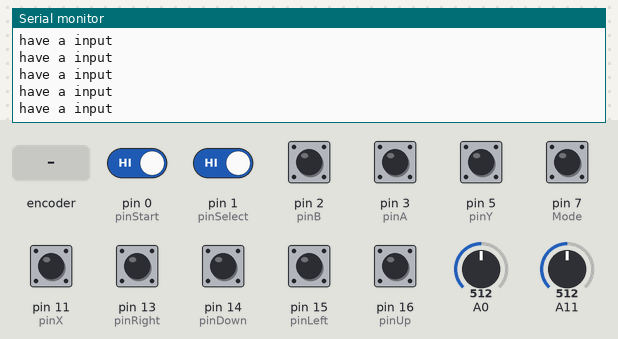
Simulated run of this sketch. Board: Arduino Leonardo, built with avr-gcc and run on an emulated ATmega32U4. Parts: the last lines printed to the serial monitor. Inputs (shaded band) come from the test bench; at power-on: pin 0 (pinStart), pin 1 (pinSelect), pin 2 (pinB), pin 3 (pinA), pin 5 (pinY), pin 7 (Mode), pin 11 (pinX), pin 13 (pinRight), pin 14 (pinDown), pin 15 (pinLeft), pin 16 (pinUp) HIGH, A0 = 512, A11 = 512. USB keyboard and mouse output is not drawn.

Above: at 1.2 s.
1.3 s: A0 set to 900
At 2.2 s:
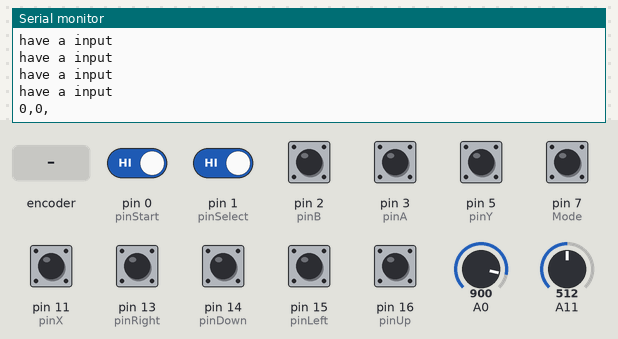
2.8 s: rotary encoder on pin 3 (pinA) / pin 2 (pinB) turned 1 step (first pin leading)
At 4.1 s:
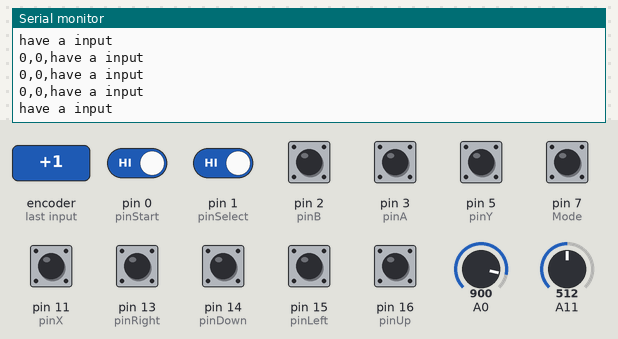
4.5 s: pin 0 (pinStart) driven LOW and pin 1 (pinSelect) driven LOW
At 6.0 s:
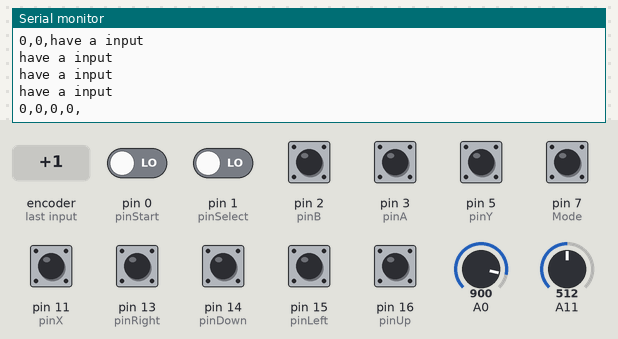

Measured:
- after the input at 1.3 s, the serial monitor: prints a new line at once (image 1)
- after the input at 2.8 s, the serial monitor: prints a new line at once (image 2)
- after the input at 4.5 s, the serial monitor: prints a new line after 0.06 s (image 3)

The sketch:

MagicKey-keyboard.ino
```cpp
/**********************************************************************
* Filename    : multi-control-keyboard.ino
* Description : SunFounder multi-control keyboard driver
* Author      : Dream
* Brand       : SunFounder
* E-mail      : service@sunfounder.com
* Website     : www.sunfounder.com
* Update      : V1.0.0    2017-3-15
*
*
* This code fits SunFounder multi-control product，which is used to simulate PC keyboard functions.
* 1.joystick is mapped to the keyboard key
*   A->left ctrl, B->left alt, X-> key Z, Y->key X，
*   SELECT->SPACE, START->ENTER
* easy-to-do DIY：
*     DEBUG    When it is 1, it will print the debugging information.
*     JOYSTICK_SENSITIVITY 100   adjust the sensitivity of joystick, ranging 0-500
*     MINTOUCH 938      sensitivity of holes(0-1023), the larger the parameter is, the more sensitive they will be.
*     In header file keymap.h, you can modify the holes' keyboard mapping
**********************************************************************/
#include "Keyboard.h"
#include "keymap.h"

#define DEBUG 0          // When it is 1, it will print the debugging information.
#define JOYSTICK_SENSITIVITY 200 // adjust the sensitivity of joystick, ranging 0-500
#define MINTOUCH 938     // sensitivity of holes(0-1023), the larger the parameter is, the more sensitive they will be.
#define Y_AXIS 1        // define axis X/Y，used in joystickHandle
#define X_AXIS 0
#define debounceDelay 20


#define AxisUp      0
#define AxisDown    1
#define AxisLeft    2
#define AxisRight   3
#define PinUp       4
#define PinDown     5
#define PinLeft     6
#define PinRight    7
#define HoleUp      8
#define HoleDown    9
#define HoleLeft    10
#define HoleRight   11
#define PinA        12
#define PinB        13
#define PinX        14
#define PinY        15
#define PinStart    16
#define PinSelect   17
#define HoleA       18
#define HoleB       19
#define HoleX       20
#define HoleY       21
#define HoleStart   22
#define HoleSelect  23

// threshold of the joystick to shift to digital value, if larger than MAX, UP input; if smaller than MAX, DOWN input.
int MAXJOYSTICK = 1023 - JOYSTICK_SENSITIVITY;
int MINJOYSTICK = 0 + JOYSTICK_SENSITIVITY;

//==============================================
// set pin numbers for the buttons:
const int joystickXAxis    = A0;
const int joystickYAxis    = A11;
const int pinUp            = 16;
const int pinLeft          = 15;
const int pinDown          = 14;
const int pinRight         = 13;
const int pinA             = 3;
const int pinB             = 2;
const int pinX             = 11;
const int pinY             = 5;
const int pinStart         = 0;
const int pinSelect        = 1;
const int Mode             = 7;

// analog clip hole:
const int holeUp           = A1;
const int holeLeft         = A2;
const int holeDown         = A3;
const int holeRight        = A4;
const int holeSelect       = A5;
const int holeStart        = A6;
const int holeA            = A7;
const int holeB            = A8;
const int holeX            = A9;
const int holeY            = A10;
//==============================================

int statusMode = 0;// if mode on left(==0),hole key enable
int zoomLevel = 1;

//==============================================
// Creat a struct type named status_struct
struct status_struct{
  int pin;     // pin number
  int cStatus; // current_status
  int lStatus; // last_status
  int key;     // key value
  bool isXY;    // is x or y axis
  unsigned long dTime;  // lastDebounceTime
  bool sent;    // sent flag
};
//==============================================
// Creat an array, the member type is status_struct
status_struct  state[] = {
// pin      cStatus  lStatus   key       isXY dTime sent
  {joystickYAxis, 0, 0, KEYBOARD_UP,     Y_AXIS, 0, 0},
  {joystickXAxis, 0, 0, KEYBOARD_LEFT,   X_AXIS, 0, 0},
  {joystickYAxis, 0, 0, KEYBOARD_DOWN,   Y_AXIS, 0, 0},
  {joystickXAxis, 0, 0, KEYBOARD_RIGHT,  X_AXIS, 0, 0},
  {pinUp,         0, 0, KEYBOARD_UP,     Y_AXIS, 0, 0},
  {pinDown,       0, 0, KEYBOARD_DOWN,   Y_AXIS, 0, 0},
  {pinLeft,       0, 0, KEYBOARD_LEFT,   X_AXIS, 0, 0},
  {pinRight,      0, 0, KEYBOARD_RIGHT,  X_AXIS, 0, 0},
  {holeUp,        0, 0, KEYBOARD_UP,     Y_AXIS, 0, 0},
  {holeDown,      0, 0, KEYBOARD_DOWN,   Y_AXIS, 0, 0},
  {holeLeft,      0, 0, KEYBOARD_LEFT,   X_AXIS, 0, 0},
  {holeRight,     0, 0, KEYBOARD_RIGHT,  X_AXIS, 0, 0},
  {pinA,          0, 0, KEYBOARD_A,      NULL,   0, 0},
  {pinB,          0, 0, KEYBOARD_B,      NULL,   0, 0},
  {pinX,          0, 0, KEYBOARD_X,      NULL,   0, 0},
  {pinY,          0, 0, KEYBOARD_Y,      NULL,   0, 0},
  {pinStart,      0, 0, KEYBOARD_START,  NULL,   0, 0},
  {pinSelect,     0, 0, KEYBOARD_SELECT, NULL,   0, 0},
  {holeA,         0, 0, KEYBOARD_A,      NULL,   0, 0},
  {holeB,         0, 0, KEYBOARD_B,      NULL,   0, 0},
  {holeX,         0, 0, KEYBOARD_X,      NULL,   0, 0},
  {holeY,         0, 0, KEYBOARD_Y,      NULL,   0, 0},
  {holeStart,     0, 0, KEYBOARD_START,  NULL,   0, 0},
  {holeSelect,    0, 0, KEYBOARD_SELECT, NULL,   0, 0}};
//==============================================

// initialize the buttons' inputs:
void setup() {
  pinMode(pinUp,        INPUT_PULLUP);
  pinMode(pinLeft,      INPUT_PULLUP);
  pinMode(pinDown,      INPUT_PULLUP);
  pinMode(pinRight,     INPUT_PULLUP);
  pinMode(pinA,         INPUT_PULLUP);
  pinMode(pinB,         INPUT_PULLUP);
  pinMode(pinX,         INPUT_PULLUP);
  pinMode(pinY,         INPUT_PULLUP);
  pinMode(pinStart,     INPUT_PULLUP);
  pinMode(pinSelect,    INPUT_PULLUP);
  pinMode(Mode,         INPUT_PULLUP);

  Serial.begin(9600);
  Keyboard.begin();
}

void debounced_read(int num){ // digitalRead and dithering elimination
  int reading = digitalRead(state[num].pin);

  if (reading != state[num].lStatus) {
    state[num].dTime = millis();
  }

  if ((millis() - state[num].dTime) > debounceDelay) {
    if (reading != state[num].cStatus) {
      state[num].cStatus = reading;
      Serial.println("have a input");
      state[num].sent = 1;
    }
  }
  state[num].lStatus = reading;
}

void analog_read(int num){ // analogRead, and shift to digital one to store
  bool threshold;
  int value      = analogRead(state[num].pin);
  if(num < 4){  // if is joystick pin
    if(num==0 || num==3)       // if is up or right
      threshold = (value > MAXJOYSTICK);
    else if (num==1 || num==2) // if is down or left
      threshold = (value < MINJOYSTICK);
  }
  else          // if is hole pin
    threshold = (value < MINTOUCH);

  if (threshold)     // the status is pressed
    state[num].cStatus    = 0;
  else               // the status is released
    state[num].cStatus    = 1;

  if (state[num].lStatus != state[num].cStatus) { // handle it when its state changes
    state[num].sent = 1;
    state[num].lStatus = state[num].cStatus;
  }
}

void readStatus() {  // read status
  debounced_read(PinUp);
  debounced_read(PinDown);
  debounced_read(PinLeft);
  debounced_read(PinRight);
  debounced_read(PinA);
  debounced_read(PinB);
  debounced_read(PinX);
  debounced_read(PinY);
  debounced_read(PinStart);
  debounced_read(PinSelect);

  analog_read(AxisUp);
  analog_read(AxisDown);
  analog_read(AxisLeft);
  analog_read(AxisRight);

  statusMode = digitalRead(Mode);
  if (statusMode == 0){  // Enable Hole Mode
    analog_read(HoleUp);
    analog_read(HoleLeft);
    analog_read(HoleDown);
    analog_read(HoleRight);
    analog_read(HoleA);
    analog_read(HoleB);
    analog_read(HoleX);
    analog_read(HoleY);
    analog_read(HoleStart);
    analog_read(HoleSelect);
  }
}

// Serial Plotter
void debug(int value){
  Serial.print(value);Serial.print(',');
}
void printValue(bool holes, bool axis, bool pins){
  if (holes){ // printValue holes status
    debug(state[HoleUp].cStatus);
    debug(state[HoleLeft].cStatus);
    debug(state[HoleDown].cStatus);
    debug(state[HoleRight].cStatus);
    debug(state[HoleSelect].cStatus);
    debug(state[HoleStart].cStatus);
    debug(state[HoleA].cStatus);
    debug(state[HoleB].cStatus);
    debug(state[HoleX].cStatus);
    debug(state[HoleY].cStatus);
    debug(MINTOUCH);
  }
  if (axis){ // printValue axis status
    debug(state[AxisUp].cStatus);
    debug(state[AxisDown].cStatus);
    debug(state[AxisLeft].cStatus);
    debug(state[AxisRight].cStatus);
    debug(state[AxisUp].lStatus);
    debug(state[AxisDown].lStatus);
    debug(state[AxisLeft].lStatus);
    debug(state[AxisRight].lStatus);
  }
  if (pins){ // printValue pins status
    debug(state[PinUp].cStatus);
    debug(state[PinDown].cStatus);
    debug(state[PinLeft].cStatus);
    debug(state[PinRight].cStatus);
    debug(state[PinA].cStatus);
    debug(state[PinB].cStatus);
    debug(state[PinX].cStatus);
    debug(state[PinY].cStatus);
    debug(state[PinStart].cStatus);
    debug(state[PinSelect].cStatus);
  }
  Serial.println(' ');
}

// Handle press command
void pressHandle(int key) {
  if (key == 119) {
    if (zoomLevel < 3) {
      zoomLevel++;
    }
    key = ZOOM_LEVEL[zoomLevel];
  } else if (key == 115) {
    if (zoomLevel > 0) {
      zoomLevel--;
    }
    key = ZOOM_LEVEL[zoomLevel];
  }
  Keyboard.press(key);
}

// Handle release command
void releaseHandle(int key) {
  if (key == 115 || key == 119) {
    key = ZOOM_LEVEL[zoomLevel];
  }
  Keyboard.release(key);
}

// Handle for Buttons functions
void keyHandle(int num){
  if (state[num].sent) {
    if (state[num].cStatus == 0){
      debug(state[num].cStatus);debug(state[num].lStatus);
      //Serial.print(num);Serial.println(" pressed");
      pressHandle(state[num].key);
    }
    else
      releaseHandle(state[num].key);
    state[num].sent = 0;
  }
  delay(1);
}

// Scan all the buttons status
void scan() {
  // Buttons
  keyHandle(PinUp);
  keyHandle(AxisUp);
  keyHandle(PinDown);
  keyHandle(AxisDown);
  keyHandle(PinLeft);
  keyHandle(AxisLeft);
  keyHandle(PinRight);
  keyHandle(AxisRight);
  keyHandle(PinA);
  keyHandle(PinB);
  keyHandle(PinX);
  keyHandle(PinY);
  keyHandle(PinStart);
  keyHandle(PinSelect);

  if (statusMode == 0){  // Enable Hole Mode
    keyHandle(HoleUp);
    keyHandle(HoleDown);
    keyHandle(HoleLeft);
    keyHandle(HoleRight);
    keyHandle(HoleA);
    keyHandle(HoleB);
    keyHandle(HoleX);
    keyHandle(HoleY);
    keyHandle(HoleStart);
    keyHandle(HoleSelect);
  }
}

void loop() {
  readStatus();
  //printValue(1,1,1); // holes, axis, pins
  scan();
}
```

keymap.h
```cpp
#include <Joystick.h>

#include "Keyboard.h"

#define KEY_SPACE       0x20

// you can check the button modifer in list if you want to customize the value at the right of equal sign
// KEYBOARD_MODE
int KEYBOARD_UP     = 'w';
int KEYBOARD_DOWN   = 's';
int KEYBOARD_LEFT   = 'a';
int KEYBOARD_RIGHT  = 'd';
int KEYBOARD_A      = KEY_F13;
int KEYBOARD_B      = KEY_F14;
int KEYBOARD_X      = KEY_F15;
int KEYBOARD_Y      = KEY_F16;
int KEYBOARD_SELECT = KEY_F21;
int KEYBOARD_START  = KEY_F22;
int ZOOM_LEVEL[] = {KEY_F17,KEY_F18,KEY_F19,KEY_F20};

// Keyboard value defination: https://www.arduino.cc/en/Reference/KeyboardModifiers
//
// The Leonardo's definitions for modifier keys are listed below:
//
//     Key               Hexadecimal value    Decimal value
//     KEY_LEFT_CTRL           0x80                128
//     KEY_LEFT_SHIFT          0x81                129
//     KEY_LEFT_ALT            0x82                130
//     KEY_LEFT_GUI            0x83                131
//     KEY_RIGHT_CTRL          0x84                132
//     KEY_RIGHT_SHIFT         0x85                133
//     KEY_RIGHT_ALT           0x86                134
//     KEY_RIGHT_GUI           0x87                135
//     KEY_UP_ARROW            0xDA                218
//     KEY_DOWN_ARROW          0xD9                217
//     KEY_LEFT_ARROW          0xD8                216
//     KEY_RIGHT_ARROW         0xD7                215
//     KEY_BACKSPACE           0xB2                178
//     KEY_TAB                 0xB3                179
//     KEY_RETURN              0xB0                176
//     KEY_ESC                 0xB1                177
//     KEY_INSERT              0xD1                209
//     KEY_DELETE              0xD4                212
//     KEY_PAGE_UP             0xD3                211
//     KEY_PAGE_DOWN           0xD6                214
//     KEY_HOME                0xD2                210
//     KEY_END                 0xD5                213
//     KEY_CAPS_LOCK           0xC1                193
//     KEY_F1                  0xC2                194
//     KEY_F2                  0xC3                195
//     KEY_F3                  0xC4                196
//     KEY_F4                  0xC5                197
//     KEY_F5                  0xC6                198
//     KEY_F6                  0xC7                199
//     KEY_F7                  0xC8                200
//     KEY_F8                  0xC9                201
//     KEY_F9                  0xCA                202
//     KEY_F10                 0xCB                203
//     KEY_F11                 0xCC                204
//     KEY_F12                 0xCD                205
//     KEY_SPACE               0x20                32
```
